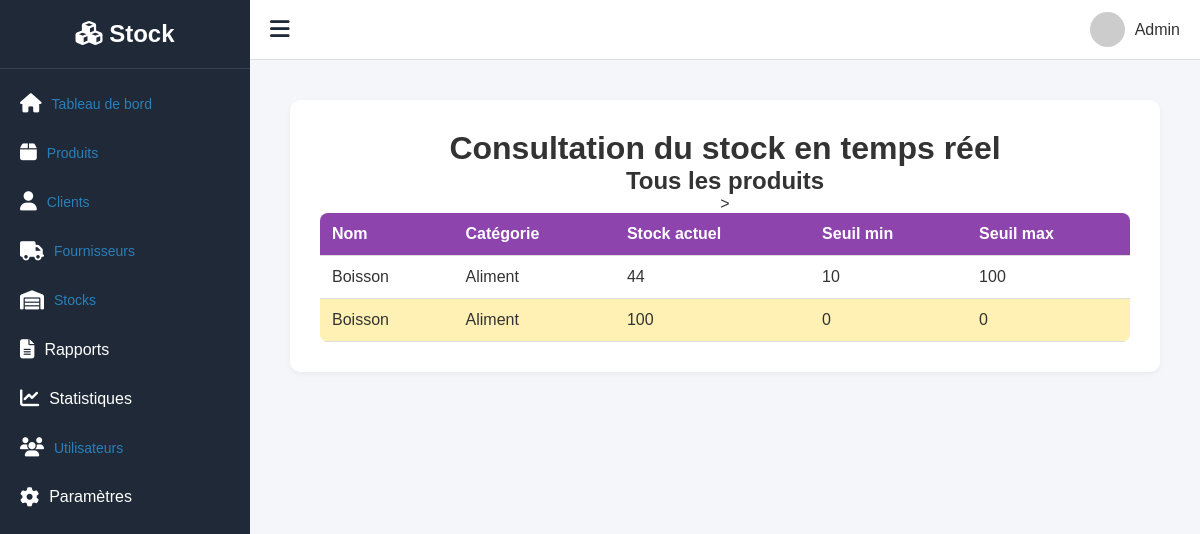
The app's page /stocks/consultation_stocks/ with its own data.
### produit/models.py (models this page shows, shortened)
class Produit(models.Model):
    nom = models.CharField(max_length=150)
    reference = models.CharField(max_length=100, unique=True)
    categorie = models.ForeignKey(Categorie, on_delete=models.SET_NULL, null=True, related_name="produits")
    prix_achat = models.DecimalField(max_digits=10, decimal_places=2)
    prix_vente = models.DecimalField(max_digits=10, decimal_places=2)
    code_barre_image = models.ImageField(upload_to='barcodes/', blank=True)
    seuil_min = models.PositiveIntegerField(default=0)
    seuil_max = models.PositiveIntegerField(default=100)
    stock_actuel = models.PositiveIntegerField(default=0)

class Categorie(models.Model):
    nom = models.CharField(max_length=100)
    description = models.TextField(blank=True, null=True)

### mouvementstock/views.py (the view)
# urls.py: path('consultation_stocks/', views.consultation_stocks, name='consultation_stocks'),
def consultation_stocks(request):
    produits = Produit.objects.select_related('categorie').all()
    ruptures = produits.filter(stock_actuel__lte=F('seuil_min'))
    surstocks = produits.filter(stock_actuel__gte=F('seuil_max'))
    contexte = {
        'produits': produits,
        'ruptures': ruptures,
        'surstocks': surstocks,
        'titre': 'Consultation du stock en temps réel',
    }
    return render(request, 'stocks/consultation_stocks.html', contexte)

### templates/stocks/consultation_stocks.html
{% extends 'gesstock/base.html' %}
{% block content %}
<div class="container">
  <h1>{{ titre }}</h1>
  <h2>Tous les produits</h2>
  <table class="table">
    <thead>
      <tr>
        <th>Nom</th>
        <th>Catégorie</th>
        <th>Stock actuel</th>
        <th>Seuil min</th>
        <th>Seuil max</th>
      </tr>
    </thead>
    <tbody>
      {% for produit in produits %}
        <tr
          {% if produit in ruptures %}
            style="background-color:#ffcccc;"
          {% elif produit in surstocks %}
            style="background-color:#fff0b3;"
          {% endif %}
        >
          <td>{{ produit.nom }}</td>
          <td>{{ produit.categorie.nom }}</td>
          <td>{{ produit.stock_actuel }}</td>
          <td>{{ produit.seuil_min }}</td>
          <td>{{ produit.seuil_max }}</td>
        </tr>
      {% empty %}
        <tr><td colspan="5">Aucun produit enregistré.</td></tr>
      {% endfor %}
    </tbody>
  </table>
  {% endblock content %}

### static/css/base.css (style rules this page uses)
* { margin: 0; padding: 0; box-sizing: border-box; font-family: "Poppins", sans-serif; }
body { display: flex; height: 100vh; background-color: #f4f6f9; color: #333; overflow-x: hidden; }

### static/css/client.css (style rules this page uses)
body { font-family: Arial, sans-serif; background: #f5f6fa; margin: 0; padding: 20px; }
.container { max-width: 900px; margin: auto; }
h2 { color: #333; text-align: center; }
.table { width: 100%; border-collapse: collapse; background: #fff; border-radius: 8px; overflow: hidden; }
.table th, .table td { padding: 12px; border-bottom: 1px solid #ddd; text-align: left; }
.table th { background: #3498db; color: white; }

### static/css/ajouter_client.css (style rules this page uses)
body { background: #ecf0f1; font-family: Arial; padding: 20px; }

### static/css/fournisseur.css (style rules this page uses)
body { font-family: Arial, sans-serif; background:#f5f6fa; margin:0; padding:20px; }
.container { max-width:900px; margin:auto; }
h2 { color:#333; text-align:center; }
.table { width:100%; border-collapse: collapse; background:#fff; border-radius:8px; overflow:hidden; }
.table th, .table td { padding:12px; border-bottom:1px solid #ddd; text-align:left; }
.table th { background:#8e44ad; color:white; }

### static/css/supprimer_fournisseur.css (style rules this page uses)
body { font-family: Arial; background: #f5f6fa; padding: 20px; text-align: center; }

### records on screen
Produit: nom "Boisson", categorie.nom "Aliment", stock_actuel "44", seuil_min "10", seuil_max "100"
Produit: nom "Boisson", categorie.nom "Aliment", stock_actuel "100", seuil_min "0", seuil_max "0"

### other values on screen
{{ titre }} "Consultation du stock en temps réel"
